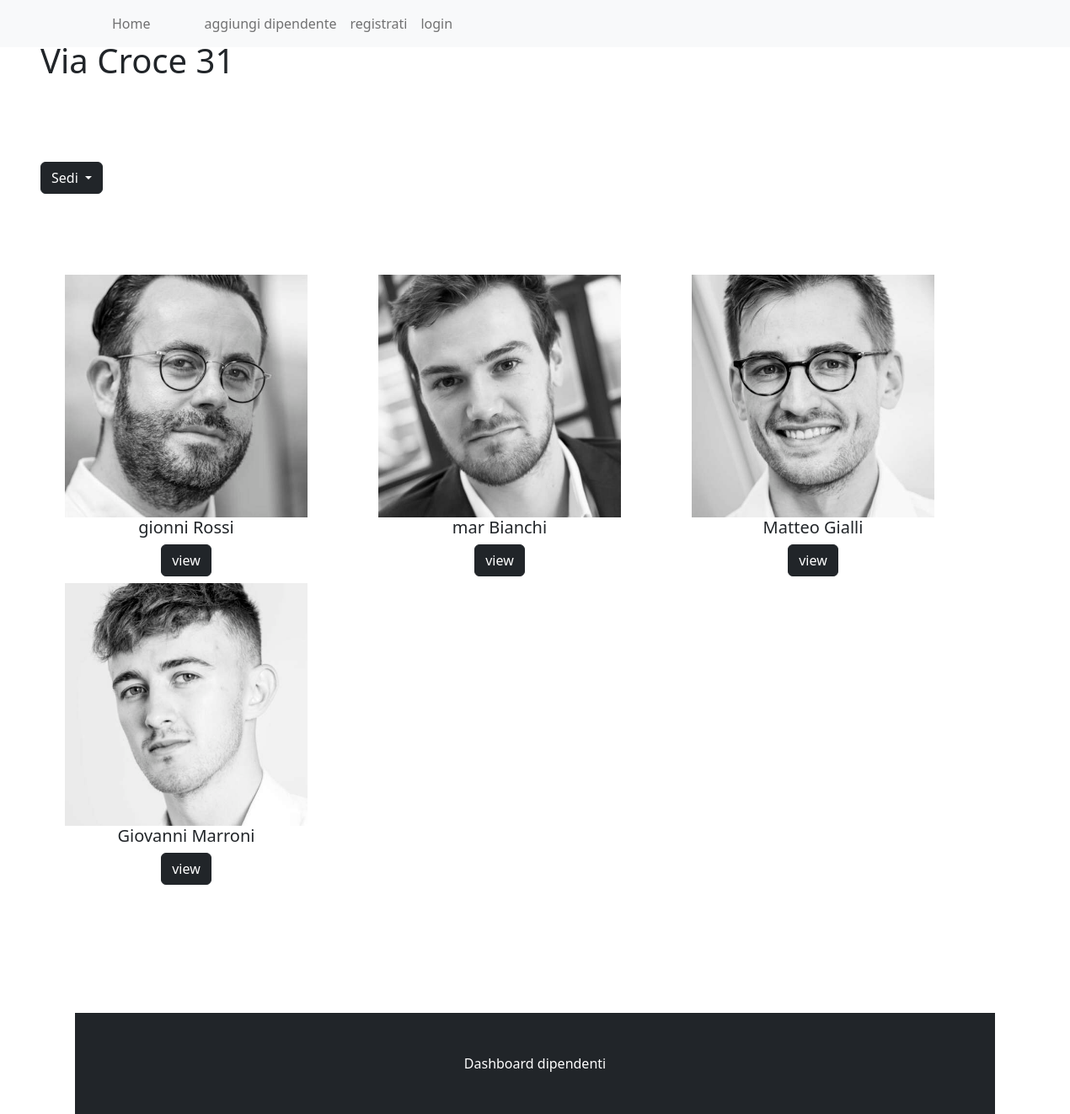
Page /sede/croce on the committed database.
### managementApp/models.py (models this page shows, shortened)
class Sede1(models.Model):
    indirizzo = models.CharField(max_length=200)
    slug = models.SlugField(max_length=255, unique=True)
    def get_absolute_url(self):
        return reverse('managementApp:dipendente_sede', args=[self.slug])

class Dipendente1(models.Model):
    nome = models.CharField(max_length=200)
    cognome = models.CharField(max_length=200)
    immagine = models.ImageField(blank=True)
    sede = models.ForeignKey(Sede1, on_delete=models.CASCADE)
    azienda = models.ForeignKey(Azienda1, on_delete=models.CASCADE)

### managementApp/views.py (the view)
# urls.py: path('sede/<slug:sede_slug>', views.dipendente_sede, name='dipendente_sede'),
def dipendente_sede(request, sede_slug):
    sede = get_object_or_404(Sede1, slug=sede_slug)
    sedi = Sede1.objects.all()
    dipendenti = Dipendente1.objects.filter(sede=sede)
    return render(request, 'dipendente_sede.html', {'sede' : sede, 'sedi' : sedi, 'dipendenti' : dipendenti} )

### templates/dipendente_sede.html (shortened to what this page needs)
<html>
<head>
    <link href="https://cdn.jsdelivr.net/npm/bootstrap@5.2.1/dist/css/bootstrap.min.css" rel="stylesheet">
</head>
<body>
    {% include 'common/base.html'%}
    <h1 class="title m-5">{{ sede.indirizzo}}</h1>
    <div class="row">
        <div class="dropdown my-5 mx-5">
            <button class="btn btn-secondary dropdown-toggle btn-dark" type="button" data-bs-toggle="dropdown" aria-expanded="false">
          Sedi
        </button>
        </div>
    </div>
    <div class="container my-5">
        <div class="row">
            <div class="row">
                {%for dipendente in dipendenti %}
                <div class="col-sm">
                    <div class="card-fluid text-center" style="width: 18rem">
                        <img src="{{dipendente.immagine.url }}" class="card-img" alt="..." />
                        <div class="card-body">
                            <h5 class="card-title">{{dipendente.nome}} {{dipendente.cognome}}</h5>
                            <div class="mx-2 my-2">
                                <a href="" class="btn btn-dark">view </a>
                            </div>
                        </div>
                    </div>
                </div>
                {% endfor %}
            </div>
        </div>
    </div>
    <br>
    <br>
    <br>
    <br> {% include 'common/footer.html'%}
</body>
</html>

### templates/common/base.html (shortened to what this page needs)
<html>
<head>
</head>
<body>
    <div class="container">
        <nav class="navbar navbar-expand-lg navbar-light bg-light fixed-top">
            <div class="container">
                <div class="collapse navbar-collapse" id="navbarNavAltMarkup">
                    <div class="navbar-nav">
                        <a class="nav-link mx-5 " aria-current="page" href="{% url 'managementApp:lista_dipendenti' %}">Home</a>
                        <a class="nav-link " aria-current="page" href="{% url 'managementApp:create_dipendente' %}">aggiungi dipendente</a>
                        <a class="nav-link " aria-current="page" href="{% url 'managementApp:register' %}">registrati</a>
                        {% if user.is_authenticated %}
                        <a class="nav-link " aria-current="page" href="{% url 'managementApp:logout' %}">logout</a>
                        {% else %}
                        <a class="nav-link " aria-current="page" href="{% url 'managementApp:login' %}">login</a>
                        {% endif %}
                    </div>
                </div>
            </div>
        </nav>
    </div>
</body>
</html>

### templates/common/footer.html (shortened to what this page needs)
<html>
<head>
</head>
<body>
    <div class="container">
        <div class="container ">
            <footer class="py-5 bg-dark relative-bottom ">
                <p class="m-0 text-center text-white">Dashboard dipendenti</p>
            </footer>
        </div>
    </div>
</body>
</html>

### rows in the picture
Sede1: indirizzo "Via Croce 31"
Dipendente1: immagine (picture), nome "gionni", cognome "Rossi"
Dipendente1: immagine (picture), nome "mar", cognome "Bianchi"
Dipendente1: immagine (picture), nome "Matteo", cognome "Gialli"
Dipendente1: immagine (picture), nome "Giovanni", cognome "Marroni"
